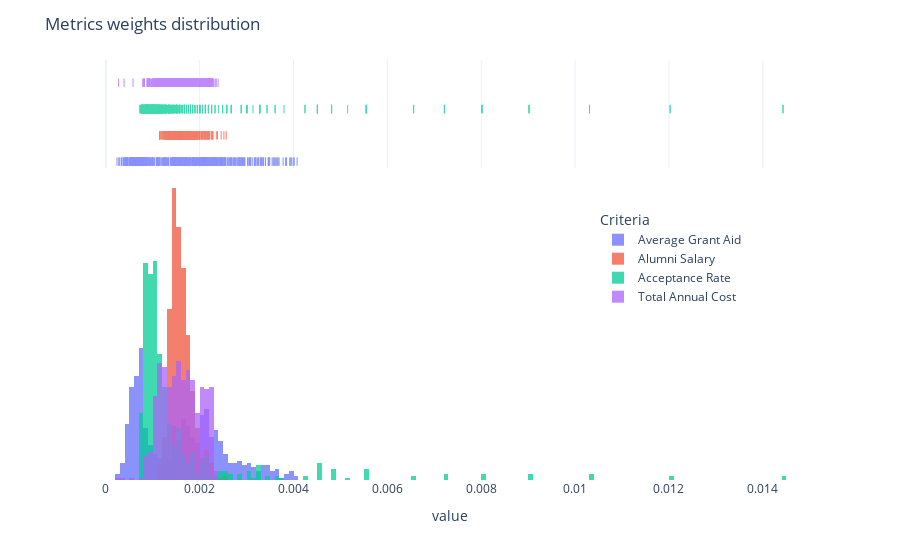

The cell this chart's notebook holds for it:
### Code cell
# Metrics weights distribution

fig = px.histogram(dmt.matrix, marginal="rug")
fig.update_layout(barmode='overlay',
                  title_text = 'Metrics weights distribution',
                  legend=dict(
                      yanchor="bottom",
                      y=0.4,
                      xanchor="right",
                      x=0.9))
fig.update_traces(opacity=0.75)
fig.update_yaxes(visible=False)



fig.show()

### Figure 1 — Plotly figure (JSON) as saved in the notebook; plotly's stock layout.template omitted (floating-point values rounded to 4 significant figures; data arrays with more than 128 entries replaced by an {"elided": "..."} marker saying what was removed)
{"data": [{"alignmentgroup": "True", "bingroup": "x", "hovertemplate": "Criteria=Average Grant Aid<br>value=%{x}<br>count=%{y}<extra></extra>", "legendgroup": "Average Grant Aid", "marker": {"color": "#636efa", "pattern": {"shape": ""}}, "name": "Average Grant Aid", "offsetgroup": "Average Grant Aid", "opacity": 0.75, "orientation": "v", "showlegend": true, "type": "histogram", "x": {"elided": "625 float values"}, "xaxis": "x", "yaxis": "y"}, {"alignmentgroup": "True", "boxpoints": "all", "fillcolor": "rgba(255,255,255,0)", "hoveron": "points", "hovertemplate": "Criteria=Average Grant Aid<br>value=%{x}<extra></extra>", "jitter": 0, "legendgroup": "Average Grant Aid", "line": {"color": "rgba(255,255,255,0)"}, "marker": {"color": "#636efa", "symbol": "line-ns-open"}, "name": "Average Grant Aid", "offsetgroup": "Average Grant Aid", "opacity": 0.75, "showlegend": false, "type": "box", "x": {"elided": "625 float values"}, "xaxis": "x2", "yaxis": "y2"}, {"alignmentgroup": "True", "bingroup": "x", "hovertemplate": "Criteria=Alumni Salary<br>value=%{x}<br>count=%{y}<extra></extra>", "legendgroup": "Alumni Salary", "marker": {"color": "#EF553B", "pattern": {"shape": ""}}, "name": "Alumni Salary", "offsetgroup": "Alumni Salary", "opacity": 0.75, "orientation": "v", "showlegend": true, "type": "histogram", "x": {"elided": "625 float values"}, "xaxis": "x", "yaxis": "y"}, {"alignmentgroup": "True", "boxpoints": "all", "fillcolor": "rgba(255,255,255,0)", "hoveron": "points", "hovertemplate": "Criteria=Alumni Salary<br>value=%{x}<extra></extra>", "jitter": 0, "legendgroup": "Alumni Salary", "line": {"color": "rgba(255,255,255,0)"}, "marker": {"color": "#EF553B", "symbol": "line-ns-open"}, "name": "Alumni Salary", "offsetgroup": "Alumni Salary", "opacity": 0.75, "showlegend": false, "type": "box", "x": {"elided": "625 float values"}, "xaxis": "x2", "yaxis": "y2"}, {"alignmentgroup": "True", "bingroup": "x", "hovertemplate": "Criteria=Acceptance Rate<br>value=%{x}<br>count=%{y}<extra></extra>", "legendgroup": "Acceptance Rate", "marker": {"color": "#00cc96", "pattern": {"shape": ""}}, "name": "Acceptance Rate", "offsetgroup": "Acceptance Rate", "opacity": 0.75, "orientation": "v", "showlegend": true, "type": "histogram", "x": {"elided": "625 float values"}, "xaxis": "x", "yaxis": "y"}, {"alignmentgroup": "True", "boxpoints": "all", "fillcolor": "rgba(255,255,255,0)", "hoveron": "points", "hovertemplate": "Criteria=Acceptance Rate<br>value=%{x}<extra></extra>", "jitter": 0, "legendgroup": "Acceptance Rate", "line": {"color": "rgba(255,255,255,0)"}, "marker": {"color": "#00cc96", "symbol": "line-ns-open"}, "name": "Acceptance Rate", "offsetgroup": "Acceptance Rate", "opacity": 0.75, "showlegend": false, "type": "box", "x": {"elided": "625 float values"}, "xaxis": "x2", "yaxis": "y2"}, {"alignmentgroup": "True", "bingroup": "x", "hovertemplate": "Criteria=Total Annual Cost<br>value=%{x}<br>count=%{y}<extra></extra>", "legendgroup": "Total Annual Cost", "marker": {"color": "#ab63fa", "pattern": {"shape": ""}}, "name": "Total Annual Cost", "offsetgroup": "Total Annual Cost", "opacity": 0.75, "orientation": "v", "showlegend": true, "type": "histogram", "x": {"elided": "625 float values"}, "xaxis": "x", "yaxis": "y"}, {"alignmentgroup": "True", "boxpoints": "all", "fillcolor": "rgba(255,255,255,0)", "hoveron": "points", "hovertemplate": "Criteria=Total Annual Cost<br>value=%{x}<extra></extra>", "jitter": 0, "legendgroup": "Total Annual Cost", "line": {"color": "rgba(255,255,255,0)"}, "marker": {"color": "#ab63fa", "symbol": "line-ns-open"}, "name": "Total Annual Cost", "offsetgroup": "Total Annual Cost", "opacity": 0.75, "showlegend": false, "type": "box", "x": {"elided": "625 float values"}, "xaxis": "x2", "yaxis": "y2"}], "layout": {"barmode": "overlay", "legend": {"title": {"text": "Criteria"}, "tracegroupgap": 0, "x": 0.9, "xanchor": "right", "y": 0.4, "yanchor": "bottom"}, "margin": {"t": 60}, "title": {"text": "Metrics weights distribution"}, "xaxis": {"anchor": "y", "domain": [0, 1], "title": {"text": "value"}}, "xaxis2": {"anchor": "y2", "domain": [0, 1], "matches": "x", "showgrid": true, "showticklabels": false}, "yaxis": {"anchor": "x", "domain": [0, 0.7326], "title": {"text": "count"}, "visible": false}, "yaxis2": {"anchor": "x2", "domain": [0.7426, 1], "matches": "y2", "showgrid": false, "showline": false, "showticklabels": false, "ticks": "", "visible": false}}}
